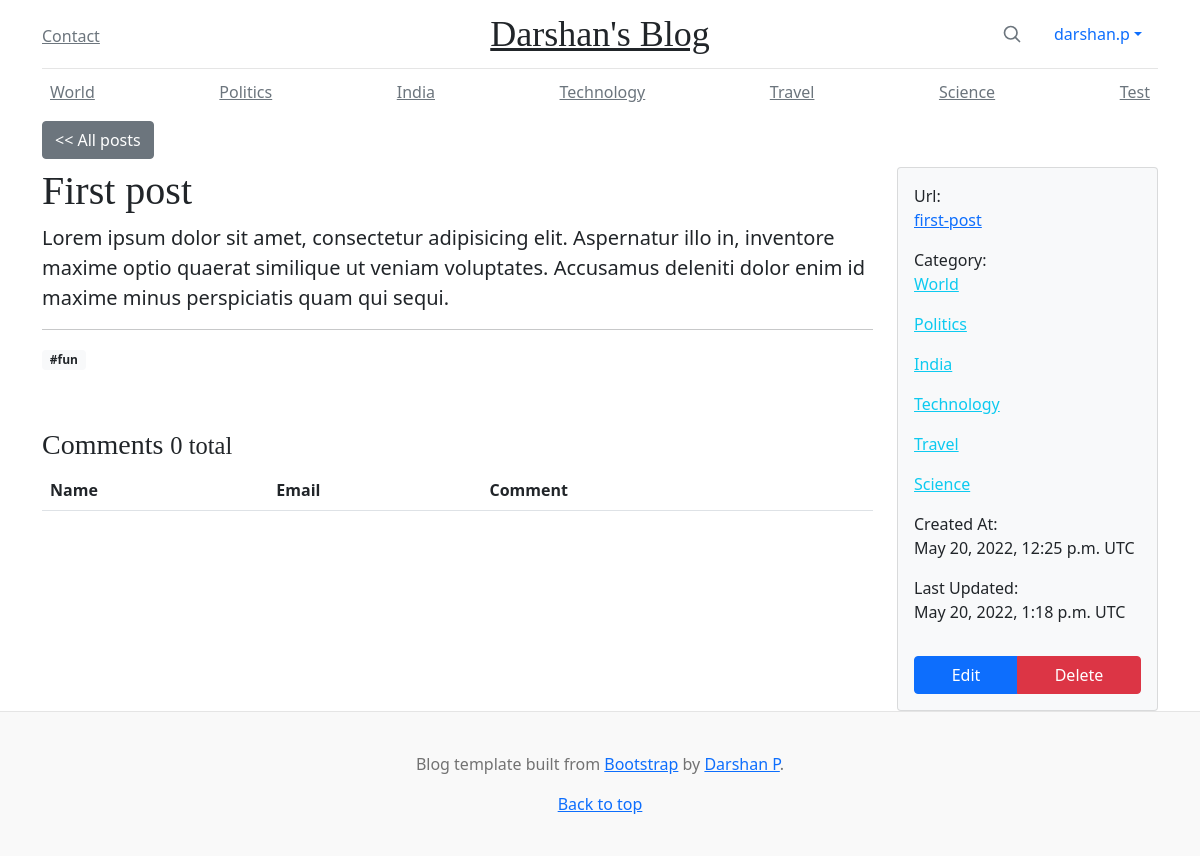
The app's page /posts/first-post (signed in), older data.
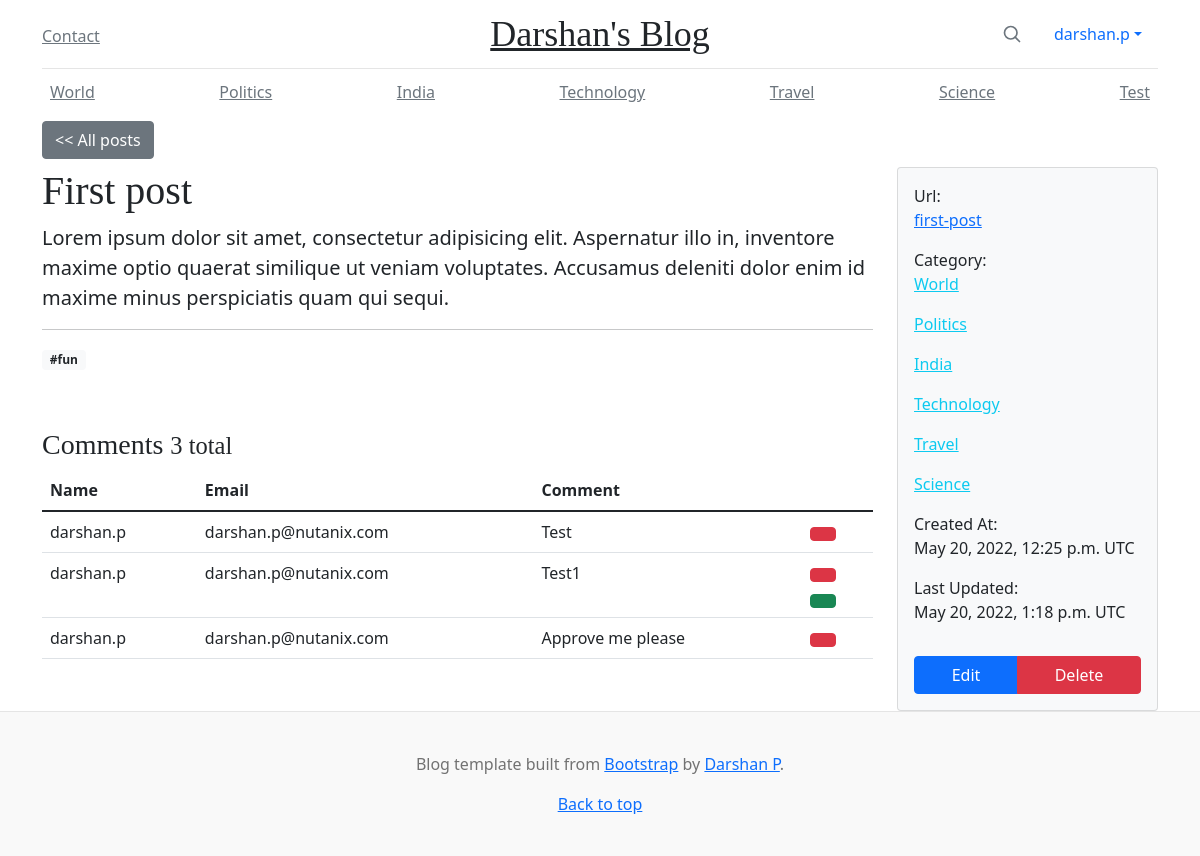
The same page, newer data.
### blog/models.py (models this page shows, shortened)
class Category(models.Model):
    class Meta:
        verbose_name_plural = 'Categories'
    name = models.CharField(max_length=50, unique=True)
    def __str__(self):
        return self.name

class Post(models.Model):
    class Meta:
        ordering = ['created_at']
        db_table = 'posts'
    POST_LENGTHS = [
        ('S', 'Small'),
        ('M', 'Medium'),
        ('L', 'Large')
    ]
    post_length = models.CharField(max_length=1, choices=POST_LENGTHS)
    title = models.CharField(max_length=50)
    body = models.TextField(help_text='Enter post text here')
    slug = AutoSlugField(populate_from='title', unique=True, editable=True)
    categories = models.ManyToManyField('Category', related_name='posts', blank=True)
    tags = models.ManyToManyField('Tag', related_name='posts', blank=True,
                                  help_text='Hold down “Control”, or “Command” on a Mac, to select more than one.')
    created_at = models.DateTimeField(auto_now_add=True)
    updated_at = models.DateTimeField(auto_now_add=True)

class Tag(models.Model):
    name = models.CharField(max_length=50, unique=True)

class Comment(models.Model):
    post = models.ForeignKey(Post, on_delete=models.CASCADE, related_name="comments")
    text = models.TextField()
    user = models.ForeignKey(User, on_delete=models.SET_NULL, null=True)
    approved = models.BooleanField(default=False)
    commented_at = models.DateTimeField(auto_now_add=True)

### blog/views.py (the view)
# urls.py: path('posts/<slug:slug>', views.PostDetailView.as_view(), name='post_detail'),
class PostDetailView(LoginRequiredMixin, generic.DetailView):
    model = Post
    def get_context_data(self, **kwargs):
        context_data = super().get_context_data(**kwargs)
        context_data.update({"tz": settings.TIME_ZONE})
        return context_data

### blog/context_processors.py (called while the page is built)
def categories(request):
    return {
        'categories': Category.objects.order_by('id')
    }

### blog/templates/blog/post_detail.html (shortened to what this page needs)
{% extends "base.html" %}
{% load crispy_forms_tags %}
{% load icons %}
{% block extrastyle %}
<link href="https://maxcdn.bootstrapcdn.com/font-awesome/4.7.0/css/font-awesome.min.css"
      rel="stylesheet"
>
{% endblock %}
{% block content %}
<div class="row">
    <div class="col-2">
        <a type="button" class="btn btn-secondary" href="{% url 'blog:post_list' %}"><< All posts</a>
    </div>
</div>
<div class="row mt-2">
    <div class="col-9">
        <h1>{{ post.title }}</h1>
        <p class="lead">{{ post.body | safe }}</p>
        <hr>
        <div class="tags">
            {% for tag in post.tags.all %}
            <span class="badge bg-light text-dark mb-2">#{{tag.name}}</span>
            {% endfor %}
        </div>
        <div id="backend-comments" style="margin-top: 50px;">
            <h3>Comments <small>{{ post.comments.count }} total</small></h3>
            <table class="table">
                <thead>
                    <tr>
                        <th>Name</th>
                        <th>Email</th>
                        <th>Comment</th>
                        <th></th>
                    </tr>
                </thead>
                <tbody>
                    {% for comment in post.comments.all %}
                    <tr>
                        <td>{{ comment.user.username }}</td>
                        <td>{{ comment.user.email }}</td>
                        <td>{{ comment.text }}</td>
                        <td class="justify-content-end">
                            <form method="POST" action="{% url 'blog:comment_delete' comment.id %}">
                                <button type="submit" class="btn btn-xs btn-danger" data-bs-toggle="tooltip" data-bs-placement="top" title="Delete">{% icon 'delete' %}</button>
                            </form>
                            {% if not comment.approved %}
                            <form method="POST" action="{% url 'blog:comment_approve' comment.id %}">
                                <button type="submit" class="btn btn-xs btn-success mt-1" data-bs-toggle="tooltip" data-bs-placement="bottom" title="Approve">{% icon 'approve' %}</button>
                            </form>
                            {% endif %}
                        </td>
                    </tr>
                    {% endfor %}
                </tbody>
            </table>
        </div>
    </div>
    <div class="col-3">
        <div class="card card-body bg-light">
            <dl class="dl-horizontal">
                <label>Url:</label>
                <p><a href="{% url 'blog:blog_detail' post.slug %}">{{ post.slug }}</a></p>
                <label>Category:</label>
                {% for category in post.categories.all %}
                <p><a href="#" class="link-info">{{category.name}}</a></p>
                {% empty %}
                <p>No categories assigned</p>
                {% endfor %}
                <label>Created At:</label>
                <p>{{ post.created_at }} {{tz}}</p>
                <label>Last Updated:</label>
                <p>{{ post.updated_at }} {{tz}}</p>
            </dl>
            <div class="btn-group" role="group" aria-label="Basic mixed styles example">
              <a type="button" href="{% url 'blog:post_update' post.slug %}" class="btn btn-primary">Edit</a>
              <a type="button" href="{% url 'blog:post_delete' post.slug %}" class="btn btn-danger">Delete</a>
            </div>
        </div>
    </div>
</div>
{% endblock %}

### templates/base.html (shortened to what this page needs)
{% load static %}
<!doctype html>
<html lang="en">
  <head>
    <link href="https://cdn.jsdelivr.net/npm/bootstrap@5.1.3/dist/css/bootstrap.min.css" rel="stylesheet">
    <link rel="stylesheet" type="text/css" href="{% static 'css/style.css' %}">
    {% block extrastyle %}
    {% endblock %}
  </head>
  <body>
    {% include "navbar_top.html" %}
    <main class="container">
        {% block content %}
        {% endblock %}
    </main>
    {% include "footer.html" %}
  </body>
</html>

### templates/navbar_top.html (shortened to what this page needs)
<div class="container">
    <header class="blog-header py-3">
        <div class="row flex-nowrap justify-content-between align-items-center">
          <div class="col-4 pt-1">
            <a class="link-secondary" href="{% url 'contact' %}">Contact</a></div>
          <div class="col-4 text-center">
            <a class="blog-header-logo text-dark" href="{% url 'blog:blog_home' %}">Darshan's Blog</a>
          </div>
          <div class="col-4 d-flex justify-content-end align-items-center">
            <a class="link-secondary" href="#" aria-label="Search">
              <svg xmlns="http://www.w3.org/2000/svg" width="20" height="20" fill="none" stroke="currentColor" stroke-linecap="round" stroke-linejoin="round" stroke-width="2" class="mx-3" role="img" viewBox="0 0 24 24"><title>Search</title><circle cx="10.5" cy="10.5" r="7.5"/><path d="M21 21l-5.2-5.2"/></svg>
            </a>
            {% if request.user.is_authenticated %}
            <ul class="nav nav-pills">
              <li class="nav-item dropdown">
                <a class="nav-link dropdown-toggle" data-bs-toggle="dropdown" href="#" role="button" aria-expanded="false">{{ request.user.username }}</a>
              </li>
            </ul>
            {% else %}
            <a href="{% url 'login' %}" class="btn btn-default">Login</a>
            {% endif %}
          </div>
        </div>
      </header>
    {% if request.user.is_authenticated %}
    <div class="nav-scroller py-1 mb-2">
        <nav class="nav d-flex justify-content-between">
        {% for category in categories %}
            <a class="p-2 link-secondary" href="#">{{category}}</a>
        {% endfor %}
        </nav>
      </div>
    {% endif %}
</div>

### templates/footer.html
<footer class="blog-footer">
    <p>Blog template built from <a href="https://getbootstrap.com/">Bootstrap</a> by <a href="#">Darshan P</a>.</p>
    <p>
        <a href="#">Back to top</a>
    </p>
</footer>

### static/css/style.css (style rules this page uses)
.blog-header { line-height: 1; border-bottom: 1px solid #e5e5e5; }
.blog-header-logo { font-family: "Playfair Display", Georgia, "Times New Roman", serif; font-size: 2.25rem; }
h1, h2, h3, h4, h5, h6 { font-family: "Playfair Display", Georgia, "Times New Roman", serif; }
.nav-scroller { position: relative; z-index: 2; height: 2.75rem; overflow-y: hidden; }
.nav-scroller .nav { display: flex; flex-wrap: nowrap; padding-bottom: 1rem; margin-top: -1px; overflow-x: auto; text-align: center; white-space: nowrap; -webkit-overflow-scrolling: touch; }
.blog-footer { padding: 2.5rem 0; color: #727272; text-align: center; background-color: #f9f9f9; border-top: .05rem solid #e5e5e5; }
.blog-footer p:last-child { margin-bottom: 0; }

Row changes from the older to the newer data that the page shows:
computed for Post "First post": comments.count "0" → "3"
added Comment: user.username "darshan.p", user.email "darshan.p@nutanix.com", text "Test"
added Comment: user.username "darshan.p", user.email "darshan.p@nutanix.com", text "Test1", approved False (drawn)
added Comment: user.username "darshan.p", user.email "darshan.p@nutanix.com", text "Approve me please"
